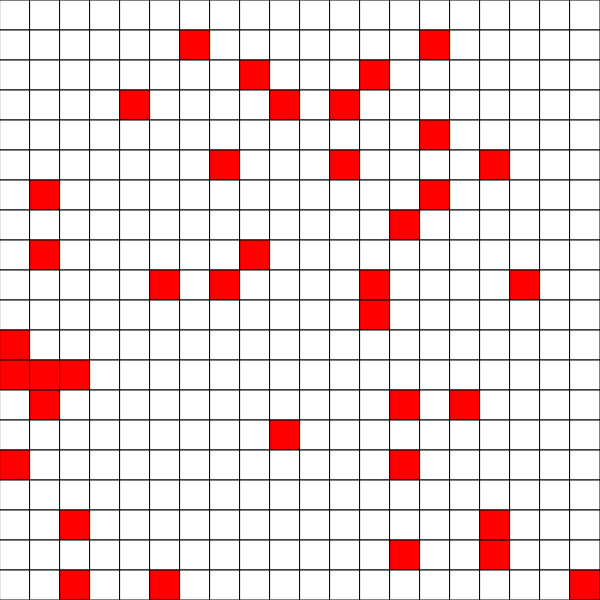
Frame 1 (no input)
Frame 60 (no input): identical to frame 1, image omitted
Frame 120 (the mouse pressed at the canvas centre since frame 60): identical to frame 1, image omitted

The p5.js sketch that drew this single still picture (run headless with seeded random() and noise() and a simulated clock; from frame 60 on, the mouse is pressed at the canvas centre):

// p5.js sketch
// ── sketch.js
var rows, cols;
var tileSize = 30;
var tileGrid = [];

var bombXIndicies;
var bombYIndicies;

var bombAmount;
var numOfClicks = 0;

function setup() {

    tileGrid = new Array(rows);

    createCanvas(600, 600);
    rows = height / tileSize;
    cols = width / tileSize;

    bombAmount = (rows * cols) * 0.1;
    console.log(bombAmount);
    for (var y = 0; y < rows; y++) {
        tileGrid[y] = new Array(cols);
        for (var x = 0; x < cols; x++) {
            tileGrid[y][x] = new Tile(x, y, tileSize);
        }
    }
    bombXIndicies = [bombAmount];
    bombYIndicies = [bombAmount];


    for (var i = 0; i < bombAmount; i++) {
        var AlreadyExists = false;
        do {
            var bombTempX = floor(random(0, tileGrid.length));
            var bombTempY = floor(random(0, tileGrid.length));
            for (var j = 0; j < bombXIndicies.length; j++) {
                if (bombXIndicies[j] === bombTempX && bombYIndicies[j] === bombTempY) {
                    console.log("i am here");
                    AlreadyExists = true;
                } else {
                    AlreadyExists = false;
                }
            }
        } while (AlreadyExists);
        bombXIndicies[i] = bombTempX;
        bombYIndicies[i] = bombTempY
    }
    console.log(bombXIndicies.length);
    console.log(bombYIndicies.length);

    for (var i = 0; i < bombAmount; i++) {
        console.log("BombXIndex Value: " + bombXIndicies[i] + " BombYIndex Value: " + bombYIndicies[i]);
        tileGrid[bombYIndicies[i]][bombXIndicies[i]].fill = 'red';
    }

}

function draw() {
    background(51);

    for (var y = 0; y < tileGrid.length; y++) {
        for (var x = 0; x < tileGrid[y].length; x++) {
            tileGrid[y][x].show();
        }
    }


    for (var y = 0; y < tileGrid.length; y++) {
        for (var x = 0; x < tileGrid[y].length; x++) {
            tileGrid[y][x].isClicked();
            if(tileGrid[y][x].clicked){

            }
        }
    }
}




// ── Tile.js
function Tile(xPos, yPos, tileSize) {

    this.fill = 'white';
    this.x = xPos * tileSize;
    this.y = yPos * tileSize;
    this.bombTile = false;
    this.clicked = false;

    this.show = function () {
        fill(this.fill);
        rect(this.x, this.y, tileSize, tileSize);
    }

    this.isClicked = function () {
            if ((mouseX > this.x && mouseX < this.x + tileSize) && (mouseY >= this.y && mouseY <= this.y + tileSize) && mouseIsPressed && !this.clicked) {
                this.fill = 'black';
                this.clicked = true;
                numOfClicks+=1;
                console.log("clicked");
        }
    }


    this.setBombTile = function () {
        this.bombTile = true;
    }
}
